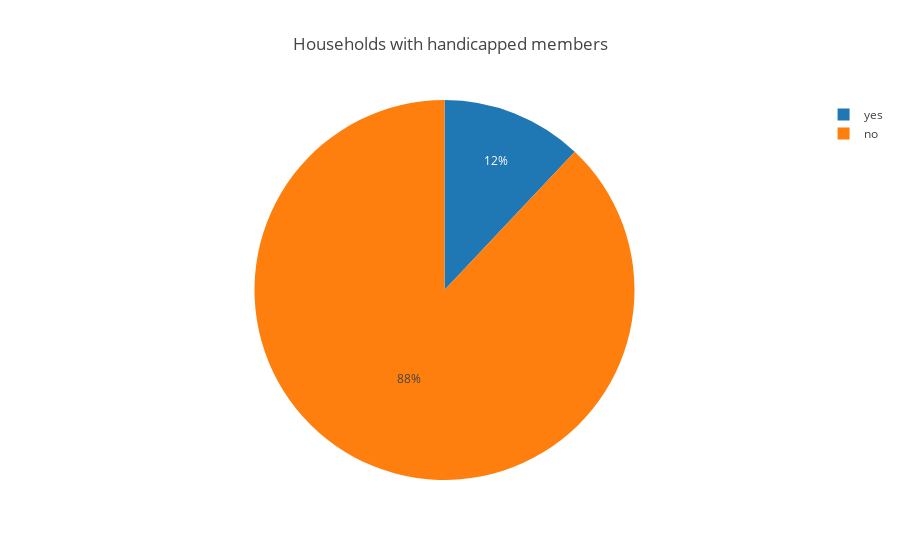

The notebook cell this image was saved under:
### Code cell
reg_survey_hand_yes = reg_survey.loc[reg_survey.handicapped_member == 'yes'].copy()
reg_survey_hand_no = reg_survey.loc[reg_survey.handicapped_member == 'no'].copy()
print reg_survey['deviceid'].count()
yes_no_number = [reg_survey_hand_yes['deviceid'].count(), reg_survey_hand_no['deviceid'].count()]
yes_no_values = ['yes', 'no']

fig = {
    "layout": {
        "title": "Households with handicapped members"
    },
    "data": [
        {
            "values": yes_no_number,
            "labels": yes_no_values,
            "type": "pie",
            "sort": False
        }
    ]
}

iplot(fig)

### Figure 1 — Plotly figure (JSON) as saved in the notebook; plotly's stock layout.template omitted (floating-point values rounded to 4 significant figures)
{"data": [{"labels": ["yes", "no"], "sort": false, "type": "pie", "values": [63, 461]}], "layout": {"title": "Households with handicapped members"}}
